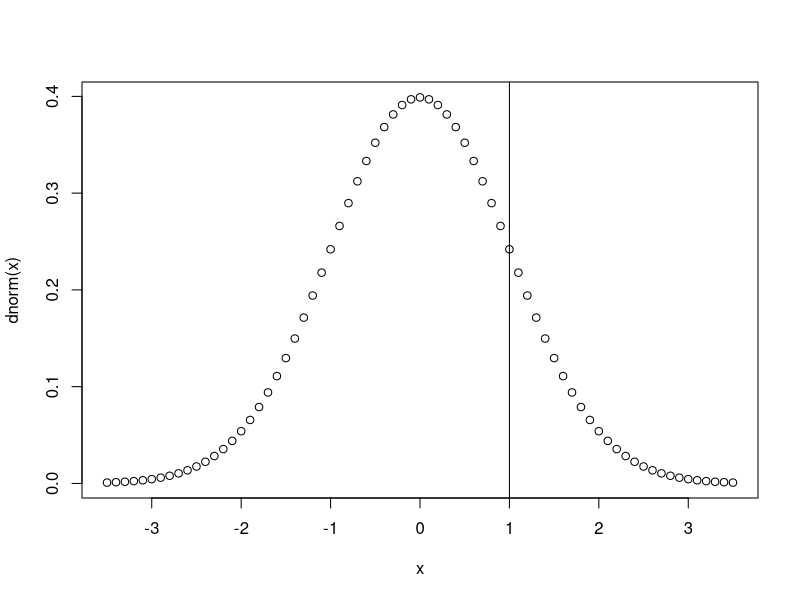
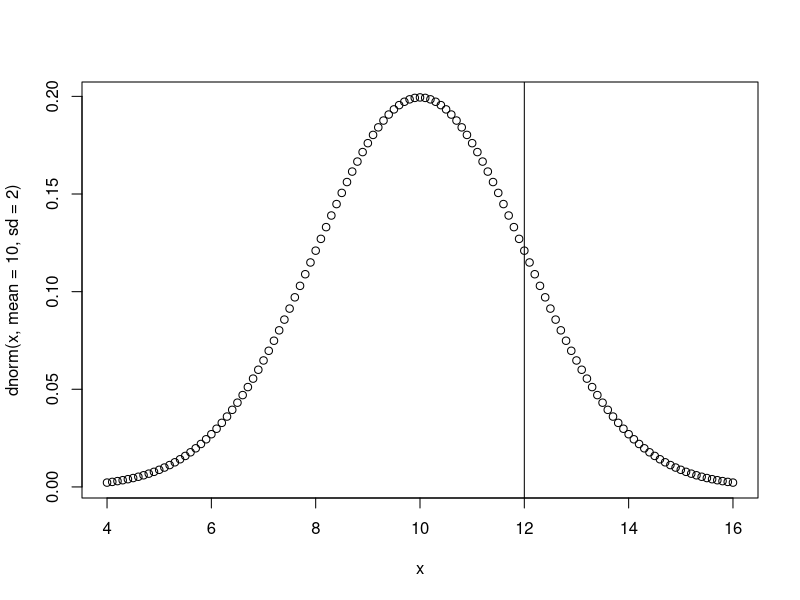
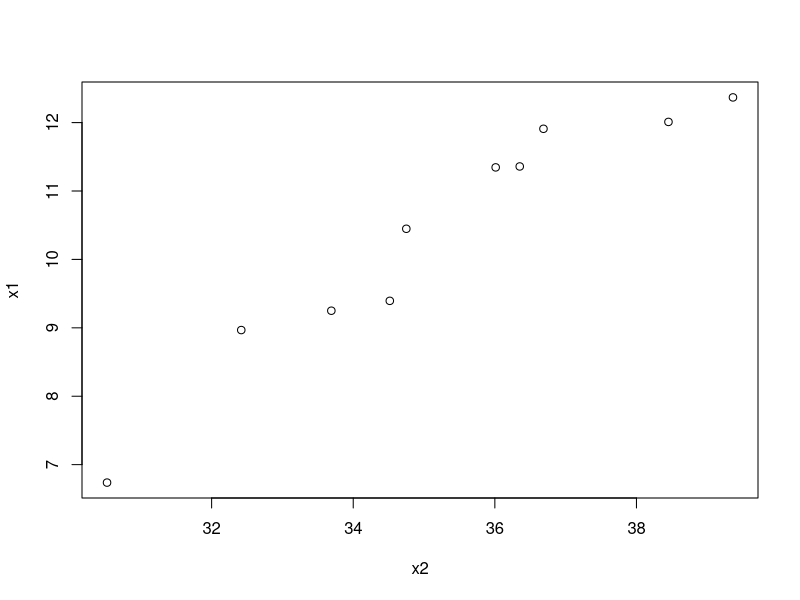
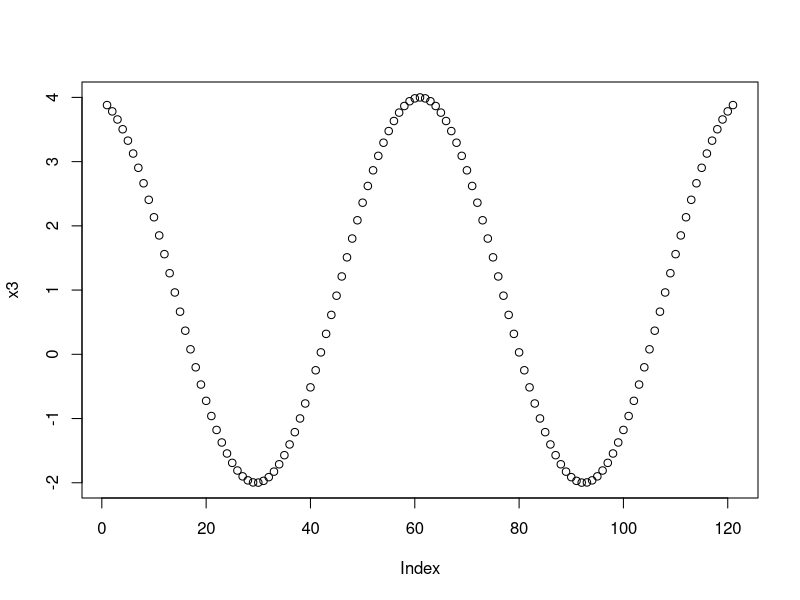
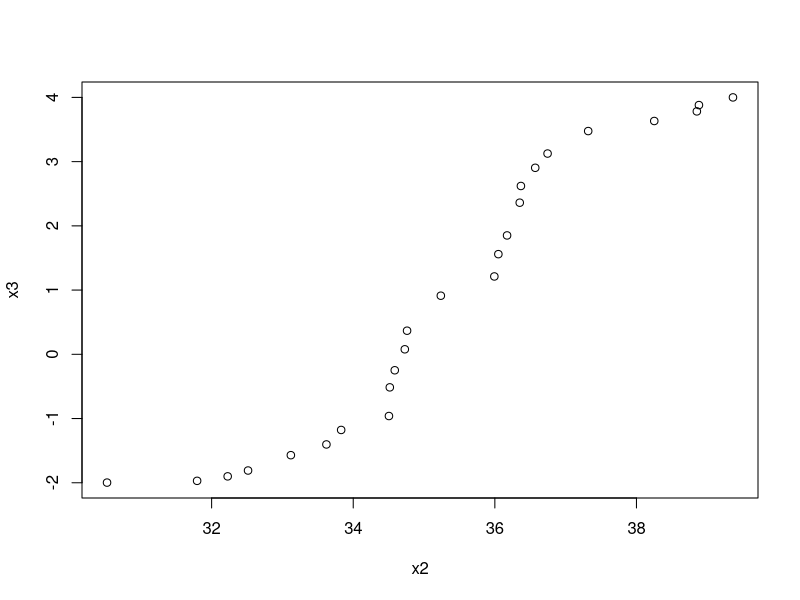

Write R code to recreate these figures, in order.
# Name: Christopher Kingston
# Date: 02/15/2023
# Week 5 of Math 17

Math17 <- data.frame(
  ID = c(2,3,4,5),
  Q1 = c(10,9,10,8)
)

IVC <- data.frame(
  ID = c(1:7),
  Local = c(TRUE,TRUE,FALSE,FALSE,FALSE,TRUE,TRUE)
)  

Math17 <- merge(Math17,IVC)
Math17

# Standard normal distribution
# mean=0, standard deviation=1
x <- seq(-3.5,3.5,0.1)
plot(x,dnorm(x))
abline(v=1)
pnorm(1,lower.tail = FALSE)

# Normal distribution
# mean = 10, sd = 2
x <- seq(4,16,0.1)
plot(x,dnorm(x,mean=10,sd=2))
pnorm(12,mean = 10, sd = 2, lower.tail = FALSE)
abline(v=12)

# Random generator from a distribution
x1 <- rnorm(10,mean = 10,sd=2)
x1
x2 <- rnorm(25,mean = 34,sd=3)
x2
qqplot(x2,x1)

x3 <- seq(-6,6,by=0.1)
x3 <- 3*cos(x3)+1
plot(x3)
qqplot(x2,x3)


# Cleaning data sets
x <- airquality
x
names(x)
summary(x)  


w <- is.na(x$Ozone)
w
x$Ozone[10]
y <- x$Ozone[is.na(x$Ozone)==FALSE]
y

index <- which(is.na(x$Ozone)==FALSE)
index
x$Ozone[index]

sum(x$Ozone,na.rm = TRUE)
mean(x$Ozone,na.rm = TRUE)
sd(x$Ozone,na.rm = TRUE)

QuizScores <- c(9,10,6,7,1,NA,7,3,NA,NA)
GradeCategories <- c(-1,6,8,10)
GradeCutOff <- cut(QuizScores,GradeCategories)
GradeCutOff <- as.character(cut(QuizScores,GradeCategories))
GradeCutOff
QuizScores

n <- length(QuizScores)
n
for (i in 1:n){
  z <- sprintf('%d %s', QuizScores[i],GradeCutOff[i])
  print(z)
}


# The ifelse command
QuizScores
ifelse(QuizScores>8,'A','Not an A')
Q <- ifelse(is.na(QuizScores),'M','')
length(which(Q=='M'))
